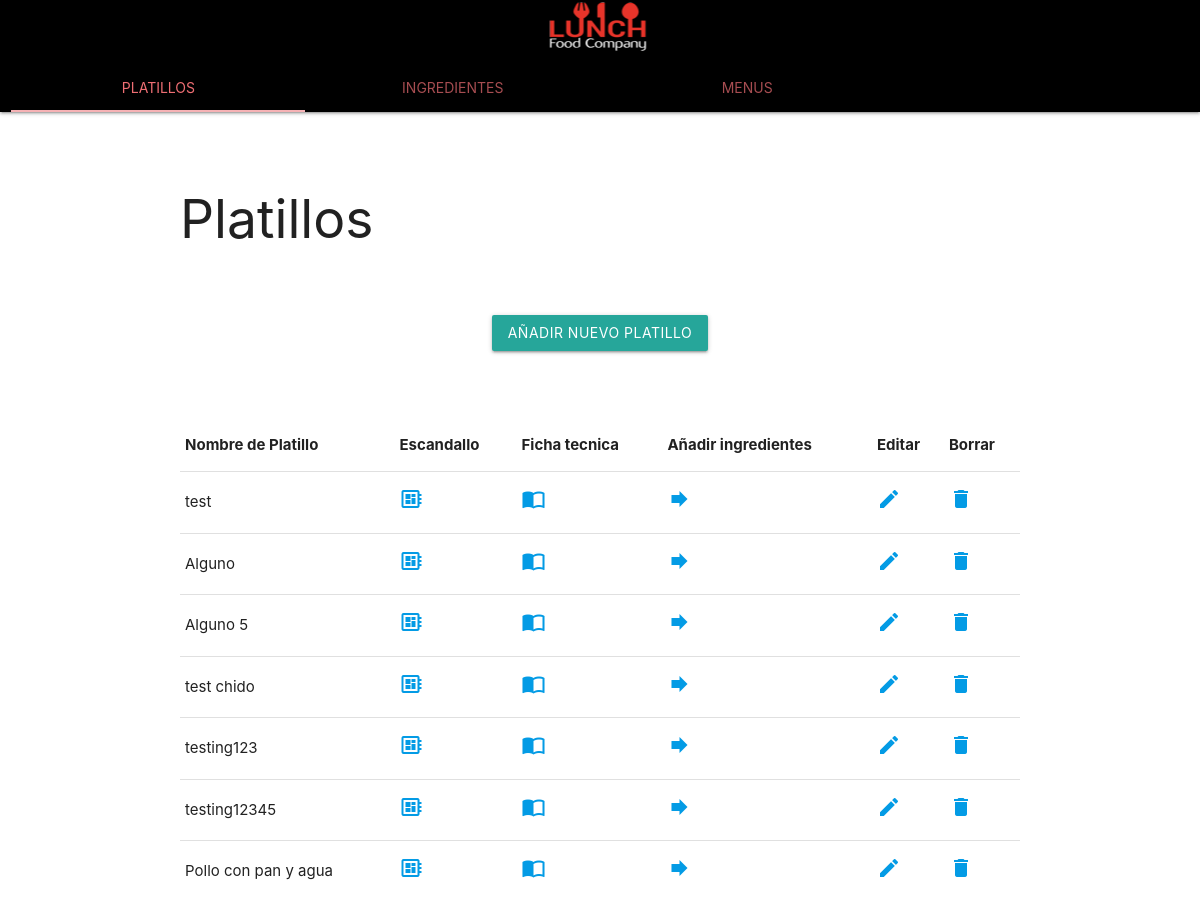
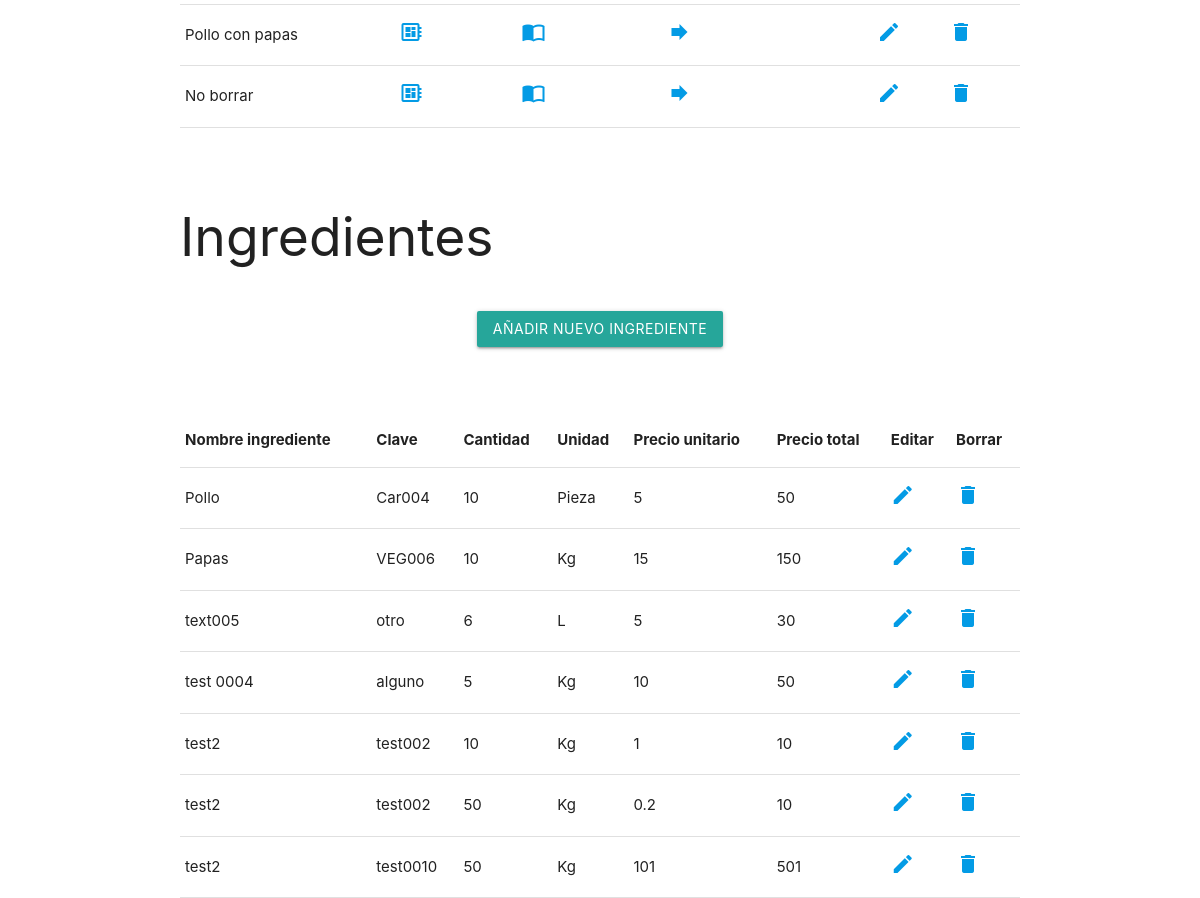
The page / on the database its author committed (2 pictures, top to bottom).
### tables this page shows
CREATE TABLE `platillo` (
  `id_platillo` int(11) NOT NULL,
  `nombre_platillo` varchar(50) NOT NULL,
  `porciones` int(11) NOT NULL,
  `tiempo_preparacion` int(11) NOT NULL,
  `costo_neto` double NOT NULL,
  `costo_bruto` double NOT NULL,
  `paxpla_pesos` double NOT NULL,
  `paxpla_porciento` double NOT NULL,
  `instr` varchar(400) NOT NULL
);

CREATE TABLE `ingredientes` (
  `id_ingredientes` int(11) NOT NULL,
  `codigo` varchar(10) NOT NULL,
  `cantidad` int(11) NOT NULL,
  `id_unidad` int(11) NOT NULL,
  `nombre_ingrediente` varchar(25) NOT NULL,
  `costo_presentacion` double NOT NULL,
  `costo_unitario` double NOT NULL
);

CREATE TABLE `unidad` (
  `id_unidad` int(11) NOT NULL,
  `des_unidad` varchar(5) NOT NULL
);

### index.php (the view, shortened to what this page needs)
<!DOCTYPE html>
 <?php
   require('header.php');
   require('conexion.php');
   $sql_platillos="SELECT `id_platillo`,`nombre_platillo` FROM `platillo` ";
   $resultado_platillo = mysqli_query($link,$sql_platillos) or die(mysqli_error($link));
   $sql_ingredientes='SELECT `id_ingredientes`,`codigo`,`cantidad`,`nombre_ingrediente`,`costo_presentacion`,`costo_unitario`,unidad.des_unidad FROM `ingredientes` INNER JOIN unidad ON ingredientes.id_unidad = unidad.id_unidad ORDER BY ingredientes.id_ingredientes DESC ';
   $resultado = mysqli_query($link,$sql_ingredientes) or die(mysqli_error($link));
   ?>
   <div class="container">
   <div id="platillos" class="col s12">
       <h2>Platillos</h2>
      <div class="center"><a href="nuevo_platillo.php" class="center waves-effect waves-light btn">A&ntilde;adir nuevo platillo</a></div>
       <table>
       <thead>
         <tr>
             <th>Nombre de Platillo</th>
             <th>Escandallo</th>
             <th>Ficha tecnica</th>
             <th>Añadir ingredientes</th>
             <th>Editar</th>
             <th>Borrar</th>
         </tr>
       </thead>
       <tbody>
           <?php
		while($row2 = mysqli_fetch_array($resultado_platillo)):
		?>
         <tr>
           <td><?php echo $row2['nombre_platillo']; ?></td>
           <td><a href="escandallo.php?id=<?php echo $row2['id_platillo'] ?>"><i class="material-icons center-align">developer_board</i></a></td>
           <td><a href="ficha_tecnica.php?id=<?php echo $row2['id_platillo']  ?>"><i class="material-icons center-align">import_contacts</i></a></td>
           <td><a href="anadir_ingredientes.php?id=<?php echo $row2['id_platillo']  ?>"><i class="material-icons center-align">forward</i></a></td>
           <td><a href="actualizar_platillos.php?id=<?php echo $row2['id_platillo'] ?>"><i class="material-icons">edit</i></a></td>
           <td><a href="eliminar.php?id_plat=<?php echo $row2['id_platillo'] ?>"><i class="material-icons">delete</i></a></td>
         </tr>
           <?php
			endwhile;
           ?>
       </tbody>
     </table>
   </div>
 <div id="ingredientes" class="col s12">
       <h2>Ingredientes</h2>
      <div class="center"><a href="nuevo_ingrediente.php"  class="center waves-effect waves-light btn">A&ntilde;adir nuevo ingrediente</a></div>
     <table>
       <thead>
         <tr>
             <th>Nombre ingrediente</th>
             <th>Clave</th>
             <th>Cantidad</th>
             <th>Unidad</th>
             <th>Precio unitario</th>
             <th>Precio total</th>
             <th>Editar</th>
             <th>Borrar</th>
         </tr>
       </thead>
         <?php
		while($row = mysqli_fetch_array($resultado)):
		?>
       <tbody>
         <tr>
           <td><?php echo $row['nombre_ingrediente']; ?></td>
           <td><?php echo $row['codigo']; ?></td>
           <td><?php echo $row['cantidad']; ?></td>
           <td><?php echo $row['des_unidad']; ?></td>
           <td><?php echo $row['costo_unitario']; ?></td>
           <td><?php echo $row['costo_presentacion']; ?></td>
           <td><a href="actualizar_ingre.php?id=<?php echo $row['id_ingredientes']; ?>"><i class="material-icons">edit</i></a></td>
           <td><a href="eliminar_ingre.php?id_ingre=<?php echo $row['id_ingredientes']; ?>"><i class="material-icons">delete</i></a></td>
         </tr>
       </tbody>
          <?php
			endwhile;
           ?>
     </table>
   </div>
   </div>
   </body>
 </html>

### header.php (shortened to what this page needs)
<html>
    <head>
      <link type="text/css" rel="stylesheet" href="css/materialize.min.css"  media="screen,projection"/>
    </head>
    <body>
        <nav class="nav-extended #000000 black">
    <div class="nav-wrapper">
      <a href="index.php" class="brand-logo center"><img src="img/lunchlogo.png"></a>
    </div>
     <div class="row black">
    <div class="col s12">
      <ul class="tabs black">
        <li class="tab col s3 white-text"><a href="index.php" target="_self">Platillos</a></li>
        <li class="tab col s3"><a href="ingredientes.php" target="_self" <?php if(isset($dondeestoy)&$dondeestoy='1'){  ?> class="active"<?php } ?>>Ingredientes</a></li>
        <li class="tab col s3"><a href="menus.php" target="_self" <?php if(isset($dondeestoy)&$dondeestoy='2'){  ?> class="active"<?php } ?>>Menus</a></li>
      </ul>
    </div>
  </div>
  </nav>

### rows shown on the page
platillo: nombre_platillo "test"
platillo: nombre_platillo "Alguno"
platillo: nombre_platillo "Alguno 5"
platillo: nombre_platillo "test chido"
platillo: nombre_platillo "testing123"
platillo: nombre_platillo "testing12345"
platillo: nombre_platillo "Pollo con pan y agua"
platillo: nombre_platillo "Pollo con papas"
platillo: nombre_platillo "No borrar"
ingredientes: nombre_ingrediente "Pollo", codigo "Car004", cantidad "10", id_unidad.des_unidad "Pieza", costo_unitario "5", costo_presentacion "50"
ingredientes: nombre_ingrediente "Papas", codigo "VEG006", cantidad "10", id_unidad.des_unidad "Kg", costo_unitario "15", costo_presentacion "150"
ingredientes: nombre_ingrediente "text005", codigo "otro", cantidad "6", id_unidad.des_unidad "L", costo_unitario "5", costo_presentacion "30"
ingredientes: nombre_ingrediente "test 0004", codigo "alguno", cantidad "5", id_unidad.des_unidad "Kg", costo_unitario "10", costo_presentacion "50"
ingredientes: nombre_ingrediente "test2", codigo "test002", cantidad "10", id_unidad.des_unidad "Kg", costo_unitario "1", costo_presentacion "10"
ingredientes: nombre_ingrediente "test2", codigo "test002", cantidad "50", id_unidad.des_unidad "Kg", costo_unitario "0.2", costo_presentacion "10"
ingredientes: nombre_ingrediente "test2", codigo "test0010", cantidad "50", id_unidad.des_unidad "Kg", costo_unitario "101", costo_presentacion "501"
